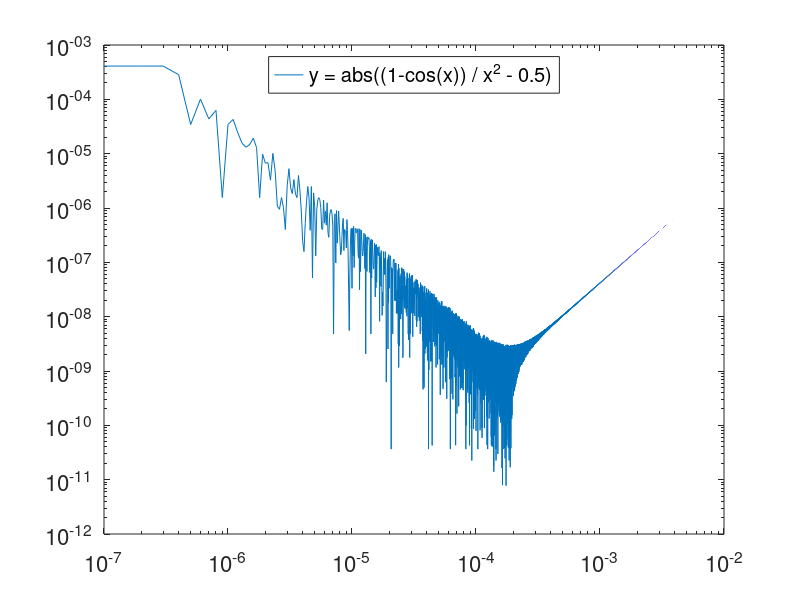

This chart was generated by the following MATLAB code:
% Week 1 Problem 1
% show lim(x->0) (1-cos(x))/x^2
% cheng yu ge
% 12307110079

x = linspace(0,0.01,10e4);
y = abs((1-cos(x)) ./ (x.^2) - 0.5);
loglog(x, y);
h = legend('y = abs((1-cos(x)) / x^2 - 0.5)','Location', 'North');
set(h,'Fontsize', 22);
set(gca,'Fontsize', 16);